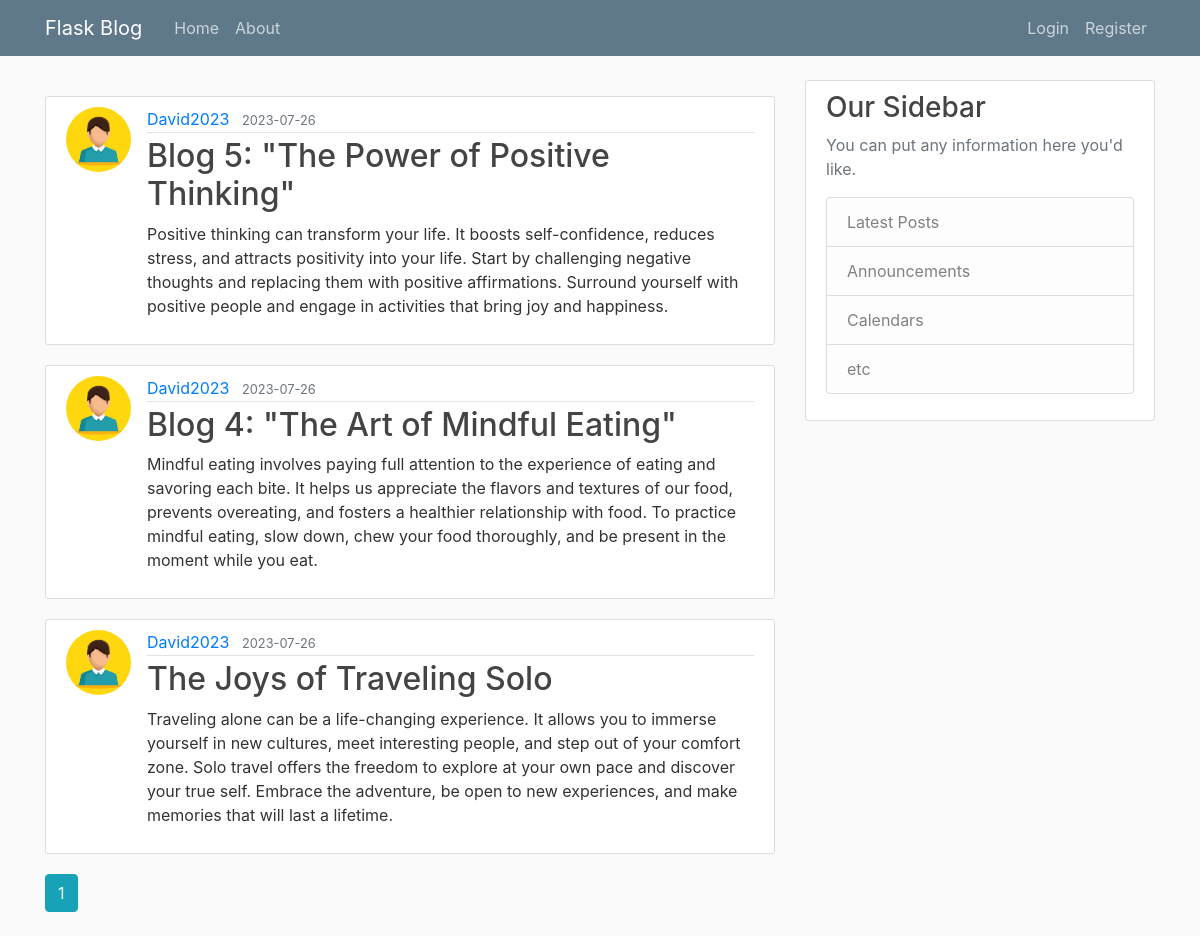
Page /user/David2023 on the earlier database version.
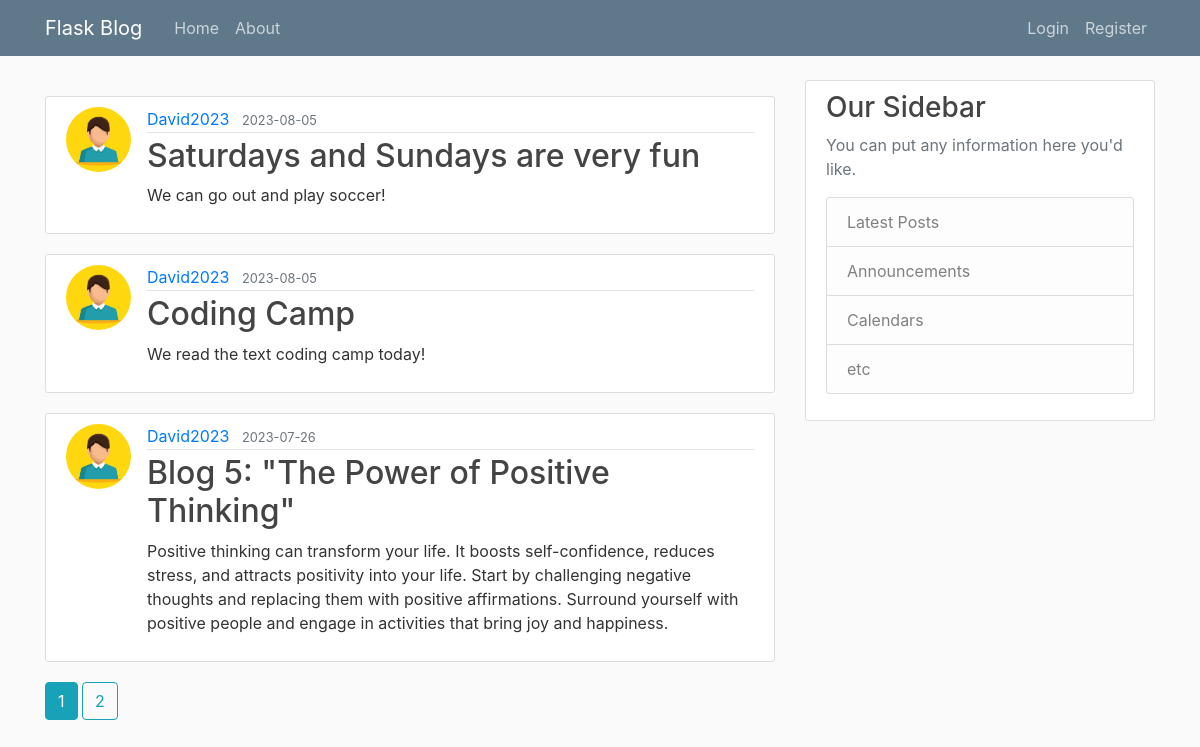
Same page on the later database version.
### myblog/models.py (models this page shows, shortened)
class Post(db.Model):
    id = db.Column(db.Integer, primary_key = True)
    title = db.Column(db.String(100), nullable=False)
    date_posted = db.Column(db.DateTime, nullable=False, default=datetime.utcnow)
    content = db.Column(db.Text, nullable=False)
    user_id = db.Column(db.Integer, db.ForeignKey('user.id'), nullable=False)

class User(db.Model, UserMixin):
    id = db.Column(db.Integer, primary_key = True)
    username = db.Column(db.String(20), unique=True, nullable=False)
    email = db.Column(db.String(120), unique=True, nullable=False)
    image_file = db.Column(db.String(20), nullable=False, default='default.jpg')
    password = db.Column(db.String(60), nullable=False)
    posts = db.relationship('Post', backref='author', lazy=True)

### myblog/users/routes.py (the view)
@users.route("/user/<string:username>")
def user_posts(username):
    page = request.args.get('page', 1, type=int)
    user = User.query.filter_by(username=username).first_or_404()
    posts = Post.query.filter_by(author=user).order_by(Post.date_posted.desc()).paginate(page=page, per_page=3)
    return render_template('user_posts.html', posts=posts, user=user)

### myblog/templates/user_posts.html (shortened to what this page needs)
{% extends "layout.html" %}
{% block content %}
    {% for post in posts.items %}
        <article class="media content-section">
            <img class="rounded-circle article-img" src="{{ url_for('static', filename='flask profile pictures/' + post.author.image_file) }}">
            <div class="media-body">
            <div class="article-metadata">
                <a class="mr-2" href="{{ url_for('users.user_posts', username=post.author.username) }}">{{ post.author.username }}</a>
                <small class="text-muted">{{ post.date_posted.strftime('%Y-%m-%d') }}</small>
            </div>
            <h2><a class="article-title" href="{{ url_for('posts.post', post_id=post.id) }}">{{ post.title }}</a></h2>
            <p class="article-content">{{ post.content }}</p>
            </div>
        </article>
    {% endfor %}
    {% for page_num in posts.iter_pages(left_edge=1, right_edge=1, left_current=1, right_current=2) %}
        {% if page_num %}
            {% if posts.page == page_num %}
                <a class="btn btn-info mb-4" href="{{ url_for('users.user_posts', username=user.username, page=page_num) }}">{{ page_num }}</a>
            {% else %}
                <a class="btn btn-outline-info mb-4" href="{{ url_for('users.user_posts', username=user.username, page=page_num) }}">{{ page_num }}</a>
            {% endif %}
        {% else %}
            ...
        {% endif %}
    {% endfor %}
{% endblock content %}

Differences in the rows shown:
no longer on this page (row unchanged): Post: image_file (placeholder picture), author.username "David2023", date_posted "2023-07-26", title "Blog 4: \"The Art of Mindful Eating\"", content "Mindful eating involves paying full attention to the experience of eating and savoring each bite. It helps us appreciate the flavors and textures of our food, prevents overeating, and fosters a healthier relationship with food. To practice mindful eating, slow down, chew your food thoroughly, and be present in the moment while you eat."
no longer on this page (row unchanged): Post: image_file (placeholder picture), author.username "David2023", date_posted "2023-07-26", title "The Joys of Traveling Solo", content "Traveling alone can be a life-changing experience. It allows you to immerse yourself in new cultures, meet interesting people, and step out of your comfort zone. Solo travel offers the freedom to explore at your own pace and discover your true self. Embrace the adventure, be open to new experiences, and make memories that will last a lifetime."
added Post: image_file (placeholder picture), author.username "David2023", date_posted "2023-08-05", title "Saturdays and Sundays are very fun", content "We can go out and play soccer!"
added Post: image_file (placeholder picture), author.username "David2023", date_posted "2023-08-05", title "Coding Camp", content "We read the text coding camp today!"
Other differences:
new list line: "2"
